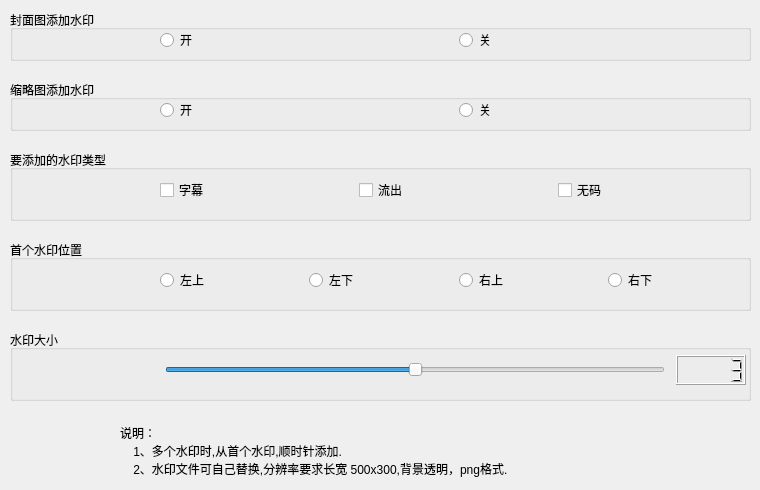
      <widget class="QWidget" name="tab4">
       <attribute name="title">
        <string>水印设置</string>
       </attribute>
       <widget class="QGroupBox" name="groupBox_14">
        <property name="geometry">
         <rect>
          <x>10</x>
          <y>150</y>
          <width>741</width>
          <height>71</height>
         </rect>
        </property>
        <property name="title">
         <string>要添加的水印类型</string>
        </property>
        <widget class="QWidget" name="horizontalLayoutWidget_3">
         <property name="geometry">
          <rect>
           <x>150</x>
           <y>20</y>
           <width>591</width>
           <height>41</height>
          </rect>
         </property>
         <layout class="QHBoxLayout" name="horizontalLayout_5">
          <item>
           <widget class="QCheckBox" name="checkBox_sub">
            <property name="sizePolicy">
             <sizepolicy hsizetype="Minimum" vsizetype="Maximum">
              <horstretch>0</horstretch>
              <verstretch>0</verstretch>
             </sizepolicy>
            </property>
            <property name="minimumSize">
             <size>
              <width>100</width>
              <height>30</height>
             </size>
            </property>
            <property name="text">
             <string>字幕</string>
            </property>
           </widget>
          </item>
          <item>
           <widget class="QCheckBox" name="checkBox_leak">
            <property name="sizePolicy">
             <sizepolicy hsizetype="Minimum" vsizetype="Maximum">
              <horstretch>0</horstretch>
              <verstretch>0</verstretch>
             </sizepolicy>
            </property>
            <property name="minimumSize">
             <size>
              <width>100</width>
              <height>30</height>
             </size>
            </property>
            <property name="text">
             <string>流出</string>
            </property>
           </widget>
          </item>
          <item>
           <widget class="QCheckBox" name="checkBox_uncensored">
            <property name="sizePolicy">
             <sizepolicy hsizetype="Minimum" vsizetype="Maximum">
              <horstretch>0</horstretch>
              <verstretch>0</verstretch>
             </sizepolicy>
            </property>
            <property name="minimumSize">
             <size>
              <width>100</width>
              <height>30</height>
             </size>
            </property>
            <property name="text">
             <string>无码</string>
            </property>
           </widget>
          </item>
         </layout>
        </widget>
       </widget>
       <widget class="QGroupBox" name="groupBox_19">
        <property name="geometry">
         <rect>
          <x>10</x>
          <y>240</y>
          <width>741</width>
          <height>71</height>
         </rect>
        </property>
        <property name="title">
         <string>首个水印位置</string>
        </property>
        <widget class="QWidget" name="horizontalLayoutWidget_2">
         <property name="geometry">
          <rect>
           <x>150</x>
           <y>20</y>
           <width>591</width>
           <height>41</height>
          </rect>
         </property>
         <layout class="QHBoxLayout" name="horizontalLayout_4">
          <item>
           <widget class="QRadioButton" name="radioButton_top_left">
            <property name="sizePolicy">
             <sizepolicy hsizetype="Minimum" vsizetype="Maximum">
              <horstretch>0</horstretch>
              <verstretch>0</verstretch>
             </sizepolicy>
            </property>
            <property name="minimumSize">
             <size>
              <width>0</width>
              <height>30</height>
             </size>
            </property>
            <property name="text">
             <string>左上</string>
            </property>
           </widget>
          </item>
          <item>
           <widget class="QRadioButton" name="radioButton_bottom_left">
            <property name="sizePolicy">
             <sizepolicy hsizetype="Minimum" vsizetype="Maximum">
              <horstretch>0</horstretch>
              <verstretch>0</verstretch>
             </sizepolicy>
            </property>
            <property name="minimumSize">
             <size>
              <width>0</width>
              <height>30</height>
             </size>
            </property>
            <property name="text">
             <string>左下</string>
            </property>
           </widget>
          </item>
          <item>
           <widget class="QRadioButton" name="radioButton_top_right">
            <property name="sizePolicy">
             <sizepolicy hsizetype="Minimum" vsizetype="Maximum">
              <horstretch>0</horstretch>
              <verstretch>0</verstretch>
             </sizepolicy>
            </property>
            <property name="minimumSize">
             <size>
              <width>0</width>
              <height>30</height>
             </size>
            </property>
            <property name="text">
             <string>右上</string>
            </property>
           </widget>
          </item>
          <item>
           <widget class="QRadioButton" name="radioButton_bottom_right">
            <property name="sizePolicy">
             <sizepolicy hsizetype="Minimum" vsizetype="Maximum">
              <horstretch>0</horstretch>
              <verstretch>0</verstretch>
             </sizepolicy>
            </property>
            <property name="minimumSize">
             <size>
              <width>0</width>
              <height>30</height>
             </size>
            </property>
            <property name="text">
             <string>右下</string>
            </property>
           </widget>
          </item>
         </layout>
        </widget>
       </widget>
       <widget class="QGroupBox" name="groupBox_21">
        <property name="geometry">
         <rect>
          <x>10</x>
          <y>330</y>
          <width>741</width>
          <height>71</height>
         </rect>
        </property>
        <property name="title">
         <string>水印大小</string>
        </property>
        <widget class="QWidget" name="horizontalLayoutWidget_4">
         <property name="geometry">
          <rect>
           <x>150</x>
           <y>20</y>
           <width>591</width>
           <height>41</height>
          </rect>
         </property>
         <layout class="QHBoxLayout" name="horizontalLayout_6">
          <item>
           <widget class="QSlider" name="horizontalSlider_mark_size">
            <property name="sizePolicy">
             <sizepolicy hsizetype="Fixed" vsizetype="Fixed">
              <horstretch>0</horstretch>
              <verstretch>0</verstretch>
             </sizepolicy>
            </property>
            <property name="minimumSize">
             <size>
              <width>400</width>
              <height>30</height>
             </size>
            </property>
            <property name="maximumSize">
             <size>
              <width>500</width>
              <height>30</height>
             </size>
            </property>
            <property name="minimum">
             <number>1</number>
            </property>
            <property name="maximum">
             <number>5</number>
            </property>
            <property name="pageStep">
             <number>1</number>
            </property>
            <property name="value">
             <number>3</number>
            </property>
            <property name="orientation">
             <enum>Qt::Horizontal</enum>
            </property>
           </widget>
          </item>
          <item>
           <widget class="QLCDNumber" name="lcdNumber_mark_size">
            <property name="sizePolicy">
             <sizepolicy hsizetype="Fixed" vsizetype="Maximum">
              <horstretch>0</horstretch>
              <verstretch>0</verstretch>
             </sizepolicy>
            </property>
            <property name="minimumSize">
             <size>
              <width>30</width>
              <height>30</height>
             </size>
            </property>
            <property name="maximumSize">
             <size>
              <width>70</width>
              <height>30</height>
             </size>
            </property>
            <property name="intValue" stdset="0">
             <number>3</number>
            </property>
           </widget>
          </item>
         </layout>
        </widget>
       </widget>
       <widget class="QGroupBox" name="groupBox_20">
        <property name="geometry">
         <rect>
          <x>10</x>
          <y>10</y>
          <width>741</width>
          <height>51</height>
         </rect>
        </property>
        <property name="title">
         <string>封面图添加水印</string>
        </property>
        <widget class="QWidget" name="horizontalLayoutWidget_5">
         <property name="geometry">
          <rect>
           <x>150</x>
           <y>10</y>
           <width>591</width>
           <height>41</height>
          </rect>
         </property>
         <layout class="QHBoxLayout" name="horizontalLayout_7">
          <item>
           <widget class="QRadioButton" name="radioButton_poster_mark_on">
            <property name="sizePolicy">
             <sizepolicy hsizetype="Minimum" vsizetype="Fixed">
              <horstretch>0</horstretch>
              <verstretch>0</verstretch>
             </sizepolicy>
            </property>
            <property name="minimumSize">
             <size>
              <width>150</width>
              <height>30</height>
             </size>
            </property>
            <property name="text">
             <string>开</string>
            </property>
           </widget>
          </item>
          <item>
           <widget class="QRadioButton" name="radioButton_poster_mark_off">
            <property name="sizePolicy">
             <sizepolicy hsizetype="Minimum" vsizetype="Fixed">
              <horstretch>0</horstretch>
              <verstretch>0</verstretch>
             </sizepolicy>
            </property>
            <property name="minimumSize">
             <size>
              <width>150</width>
              <height>30</height>
             </size>
            </property>
            <property name="text">
             <string>关</string>
            </property>
           </widget>
          </item>
         </layout>
        </widget>
       </widget>
       <widget class="QGroupBox" name="groupBox_22">
        <property name="geometry">
         <rect>
          <x>10</x>
          <y>80</y>
          <width>741</width>
          <height>51</height>
         </rect>
        </property>
        <property name="title">
         <string>缩略图添加水印</string>
        </property>
        <widget class="QWidget" name="horizontalLayoutWidget_6">
         <property name="geometry">
          <rect>
           <x>150</x>
           <y>10</y>
           <width>591</width>
           <height>41</height>
          </rect>
         </property>
         <layout class="QHBoxLayout" name="horizontalLayout_8">
          <item>
           <widget class="QRadioButton" name="radioButton_thumb_mark_on">
            <property name="sizePolicy">
             <sizepolicy hsizetype="Minimum" vsizetype="Fixed">
              <horstretch>0</horstretch>
              <verstretch>0</verstretch>
             </sizepolicy>
            </property>
            <property name="minimumSize">
             <size>
              <width>150</width>
              <height>30</height>
             </size>
            </property>
            <property name="text">
             <string>开</string>
            </property>
           </widget>
          </item>
          <item>
           <widget class="QRadioButton" name="radioButton_thumb_mark_off">
            <property name="sizePolicy">
             <sizepolicy hsizetype="Minimum" vsizetype="Fixed">
              <horstretch>0</horstretch>
              <verstretch>0</verstretch>
             </sizepolicy>
            </property>
            <property name="minimumSize">
             <size>
              <width>150</width>
              <height>30</height>
             </size>
            </property>
            <property name="text">
             <string>关</string>
            </property>
           </widget>
          </item>
         </layout>
        </widget>
       </widget>
       <widget class="QLabel" name="label_9">
        <property name="geometry">
         <rect>
          <x>120</x>
          <y>420</y>
          <width>591</width>
          <height>61</height>
         </rect>
        </property>
        <property name="text">
         <string>说明：
    1、多个水印时,从首个水印,顺时针添加.
    2、水印文件可自己替换,分辨率要求长宽 500x300,背景透明，png格式.</string>
        </property>
       </widget>
      </widget>
